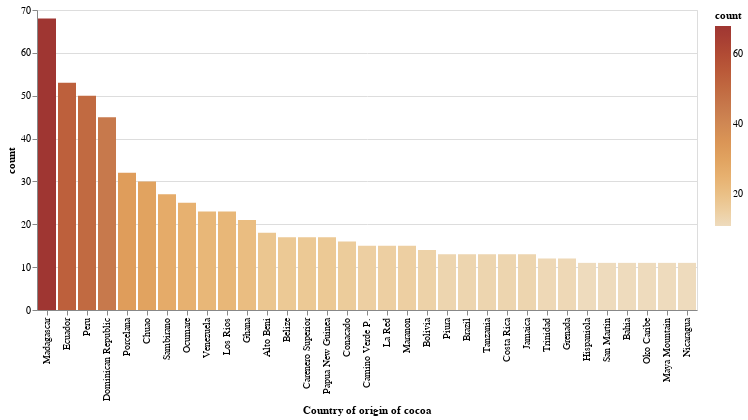

The cell this chart's notebook holds for it:
### Code cell
alt.Chart(species).mark_bar().encode(
    x=alt.X('name:N',sort=alt.EncodingSortField(
            field="count",order="descending"), title="Country of origin of cocoa"),
    y=alt.Y('count:Q'),
    color=alt.Color("count:Q", scale=alt.Scale(scheme="browns"))
).transform_window(
    rank='rank(count)',
    sort=[alt.SortField('count', order='descending')]
).transform_filter(
    (alt.datum.rank < 30)
)

### Figure 1 — Vega-Lite specification as saved in the notebook (floating-point values rounded to 4 significant figures; data arrays with more than 128 entries replaced by an {"elided": "..."} marker saying what was removed)
{"config": {"view": {"continuousWidth": 400, "continuousHeight": 300}}, "data": {"name": "data-a5a94dfdd2ecb541f886ee1d9736445d"}, "mark": "bar", "encoding": {"color": {"field": "count", "scale": {"scheme": "browns"}, "type": "quantitative"}, "x": {"field": "name", "sort": {"field": "count", "order": "descending"}, "title": "Country of origin of cocoa", "type": "nominal"}, "y": {"field": "count", "type": "quantitative"}}, "transform": [{"window": [{"op": "rank", "field": "count", "as": "rank"}], "sort": [{"field": "count", "order": "descending"}]}, {"filter": "(datum.rank < 30)"}], "$schema": "https://vega.github.io/schema/vega-lite/v4.17.0.json", "datasets": {"data-a5a94dfdd2ecb541f886ee1d9736445d": {"elided": "682 records"}}}
